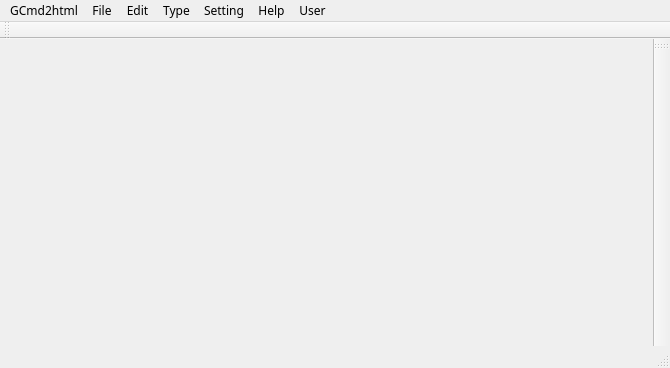
<?xml version="1.0" encoding="UTF-8"?>
<ui version="4.0">
 <class>Notepad</class>
 <widget class="QMainWindow" name="Notepad">
  <property name="geometry">
   <rect>
    <x>0</x>
    <y>0</y>
    <width>670</width>
    <height>368</height>
   </rect>
  </property>
  <property name="font">
   <font>
    <family>Microsoft YaHei</family>
   </font>
  </property>
  <property name="windowTitle">
   <string>Notepad</string>
  </property>
  <property name="windowIcon">
   <iconset resource="resources.qrc">
    <normaloff>:/images/favicon.ico</normaloff>:/images/favicon.ico</iconset>
  </property>
  <widget class="QWidget" name="centralWidget">
   <layout class="QGridLayout" name="gridLayout"/>
  </widget>
  <widget class="QMenuBar" name="menuBar">
   <property name="geometry">
    <rect>
     <x>0</x>
     <y>0</y>
     <width>670</width>
     <height>18</height>
    </rect>
   </property>
   <widget class="QMenu" name="menuFile">
    <property name="title">
     <string>File</string>
    </property>
    <addaction name="actionNew"/>
    <addaction name="actionOpen"/>
    <addaction name="actionSave"/>
    <addaction name="actionSave_as"/>
    <addaction name="separator"/>
    <addaction name="actionPrint"/>
    <addaction name="separator"/>
    <addaction name="actionExit"/>
   </widget>
   <widget class="QMenu" name="menuType">
    <property name="title">
     <string>Type</string>
    </property>
    <addaction name="actionFont"/>
   </widget>
   <widget class="QMenu" name="menu">
    <property name="title">
     <string>Edit</string>
    </property>
    <addaction name="actionUndo"/>
    <addaction name="separator"/>
    <addaction name="actionCut"/>
    <addaction name="actionCopy"/>
    <addaction name="actionPaste"/>
    <addaction name="actionDelete"/>
    <addaction name="separator"/>
    <addaction name="actionFind"/>
    <addaction name="actionReplace"/>
   </widget>
   <widget class="QMenu" name="menuSetting">
    <property name="title">
     <string>Setting</string>
    </property>
    <addaction name="actionOptions"/>
   </widget>
   <widget class="QMenu" name="menuHelp">
    <property name="title">
     <string>Help</string>
    </property>
    <addaction name="actionBlog"/>
    <addaction name="actionReboot"/>
    <addaction name="actionStatics"/>
    <addaction name="actionHide"/>
   </widget>
   <widget class="QMenu" name="menuUser">
    <property name="title">
     <string>User</string>
    </property>
    <addaction name="actionInfo"/>
    <addaction name="separator"/>
   </widget>
   <widget class="QMenu" name="menuGCmd2html">
    <property name="title">
     <string>GCmd2html</string>
    </property>
    <addaction name="actionGCmd2Html"/>
   </widget>
   <addaction name="menuGCmd2html"/>
   <addaction name="menuFile"/>
   <addaction name="menu"/>
   <addaction name="menuType"/>
   <addaction name="menuSetting"/>
   <addaction name="menuHelp"/>
   <addaction name="menuUser"/>
  </widget>
  <widget class="QToolBar" name="mainToolBar">
   <attribute name="toolBarArea">
    <enum>RightToolBarArea</enum>
   </attribute>
   <attribute name="toolBarBreak">
    <bool>false</bool>
   </attribute>
  </widget>
  <widget class="QStatusBar" name="statusBar"/>
  <widget class="QToolBar" name="toolBar">
   <property name="windowTitle">
    <string>toolBar</string>
   </property>
   <attribute name="toolBarArea">
    <enum>TopToolBarArea</enum>
   </attribute>
   <attribute name="toolBarBreak">
    <bool>false</bool>
   </attribute>
  </widget>
  <action name="actionOpen">
   <property name="icon">
    <iconset resource="resources.qrc">
     <normaloff>:/images/images/open.png</normaloff>:/images/images/open.png</iconset>
   </property>
   <property name="text">
    <string>Open(&amp;O)</string>
   </property>
   <property name="shortcut">
    <string>Ctrl+O</string>
   </property>
  </action>
  <action name="actionSave">
   <property name="icon">
    <iconset resource="resources.qrc">
     <normaloff>:/images/images/save.png</normaloff>:/images/images/save.png</iconset>
   </property>
   <property name="text">
    <string>Save(&amp;S)</string>
   </property>
   <property name="toolTip">
    <string>Save(S)</string>
   </property>
   <property name="shortcut">
    <string>Ctrl+S</string>
   </property>
  </action>
  <action name="actionPrint">
   <property name="icon">
    <iconset resource="resources.qrc">
     <normaloff>:/images/images/print.png</normaloff>:/images/images/print.png</iconset>
   </property>
   <property name="text">
    <string>Print(&amp;P)</string>
   </property>
   <property name="toolTip">
    <string>Print(P)</string>
   </property>
   <property name="shortcut">
    <string>Ctrl+P</string>
   </property>
  </action>
  <action name="actionExit">
   <property name="icon">
    <iconset resource="resources.qrc">
     <normaloff>:/images/images/close.png</normaloff>:/images/images/close.png</iconset>
   </property>
   <property name="text">
    <string>Exit</string>
   </property>
  </action>
  <action name="actionNew">
   <property name="icon">
    <iconset resource="resources.qrc">
     <normaloff>:/images/images/new.png</normaloff>:/images/images/new.png</iconset>
   </property>
   <property name="text">
    <string>New(&amp;N)</string>
   </property>
   <property name="toolTip">
    <string>New(N)</string>
   </property>
   <property name="shortcut">
    <string>Ctrl+N</string>
   </property>
  </action>
  <action name="actionFont">
   <property name="icon">
    <iconset resource="resources.qrc">
     <normaloff>:/images/images/font.png</normaloff>:/images/images/font.png</iconset>
   </property>
   <property name="text">
    <string>Font</string>
   </property>
  </action>
  <action name="actionUndo">
   <property name="icon">
    <iconset resource="resources.qrc">
     <normaloff>:/images/images/undo.png</normaloff>:/images/images/undo.png</iconset>
   </property>
   <property name="text">
    <string>Undo(&amp;U)</string>
   </property>
   <property name="shortcut">
    <string>Ctrl+Z</string>
   </property>
  </action>
  <action name="actionCut">
   <property name="icon">
    <iconset resource="resources.qrc">
     <normaloff>:/images/images/cut.png</normaloff>:/images/images/cut.png</iconset>
   </property>
   <property name="text">
    <string>Cut(&amp;T)</string>
   </property>
   <property name="shortcut">
    <string>Ctrl+X</string>
   </property>
  </action>
  <action name="actionCopy">
   <property name="icon">
    <iconset resource="resources.qrc">
     <normaloff>:/images/images/copy.png</normaloff>:/images/images/copy.png</iconset>
   </property>
   <property name="text">
    <string>Copy(&amp;C)</string>
   </property>
   <property name="shortcut">
    <string>Ctrl+C</string>
   </property>
  </action>
  <action name="actionPaste">
   <property name="icon">
    <iconset resource="resources.qrc">
     <normaloff>:/images/images/paste.png</normaloff>:/images/images/paste.png</iconset>
   </property>
   <property name="text">
    <string>Paste(&amp;P)</string>
   </property>
   <property name="shortcut">
    <string>Ctrl+V</string>
   </property>
  </action>
  <action name="actionDelete">
   <property name="icon">
    <iconset resource="resources.qrc">
     <normaloff>:/images/images/delete.png</normaloff>:/images/images/delete.png</iconset>
   </property>
   <property name="text">
    <string>Delete(&amp;L)</string>
   </property>
   <property name="shortcut">
    <string>Del</string>
   </property>
  </action>
  <action name="actionFind">
   <property name="icon">
    <iconset resource="resources.qrc">
     <normaloff>:/images/images/find.png</normaloff>:/images/images/find.png</iconset>
   </property>
   <property name="text">
    <string>Find(&amp;F)</string>
   </property>
   <property name="shortcut">
    <string>Ctrl+F</string>
   </property>
  </action>
  <action name="actionReplace">
   <property name="icon">
    <iconset resource="resources.qrc">
     <normaloff>:/images/images/replace.png</normaloff>:/images/images/replace.png</iconset>
   </property>
   <property name="text">
    <string>Replace(&amp;R)</string>
   </property>
   <property name="shortcut">
    <string>Ctrl+H</string>
   </property>
  </action>
  <action name="actionSave_as">
   <property name="icon">
    <iconset resource="resources.qrc">
     <normaloff>:/images/images/save-as.png</normaloff>:/images/images/save-as.png</iconset>
   </property>
   <property name="text">
    <string>Save as(&amp;A)</string>
   </property>
  </action>
  <action name="actionMD5">
   <property name="text">
    <string>MD5</string>
   </property>
  </action>
  <action name="actionUpdate">
   <property name="icon">
    <iconset resource="resources.qrc">
     <normaloff>:/images/images/update.png</normaloff>:/images/images/update.png</iconset>
   </property>
   <property name="text">
    <string>Update</string>
   </property>
  </action>
  <action name="actionAbout">
   <property name="icon">
    <iconset resource="resources.qrc">
     <normaloff>:/images/images/about.png</normaloff>:/images/images/about.png</iconset>
   </property>
   <property name="text">
    <string>About</string>
   </property>
  </action>
  <action name="actionBlog">
   <property name="icon">
    <iconset resource="resources.qrc">
     <normaloff>:/images/images/blog.png</normaloff>:/images/images/blog.png</iconset>
   </property>
   <property name="text">
    <string>My GitHub</string>
   </property>
  </action>
  <action name="actionDonate">
   <property name="icon">
    <iconset resource="resources.qrc">
     <normaloff>:/images/images/donate.png</normaloff>:/images/images/donate.png</iconset>
   </property>
   <property name="text">
    <string>Donate</string>
   </property>
  </action>
  <action name="actionBase64_Encode">
   <property name="text">
    <string>Base64 Encode</string>
   </property>
  </action>
  <action name="actionBase64_Decode">
   <property name="text">
    <string>Base64 Decode</string>
   </property>
  </action>
  <action name="actionURL_Encode">
   <property name="text">
    <string>URL Encode</string>
   </property>
  </action>
  <action name="actionURL_Decode">
   <property name="text">
    <string>URL Decode</string>
   </property>
  </action>
  <action name="actionConvert_to_Upper">
   <property name="text">
    <string>Convert to Upper</string>
   </property>
  </action>
  <action name="actionConver_to_Lower">
   <property name="text">
    <string>Conver to Lower</string>
   </property>
  </action>
  <action name="actionFirst_Letter_Upper">
   <property name="text">
    <string>First Letter Upper</string>
   </property>
  </action>
  <action name="actionConvert_UL">
   <property name="text">
    <string>Convert UL</string>
   </property>
  </action>
  <action name="actionEntrypt_File">
   <property name="text">
    <string>Entrypt File</string>
   </property>
  </action>
  <action name="actionDecrypt_File">
   <property name="text">
    <string>Decrypt File</string>
   </property>
  </action>
  <action name="actionReboot">
   <property name="icon">
    <iconset resource="resources.qrc">
     <normaloff>:/images/images/reboot .png</normaloff>:/images/images/reboot .png</iconset>
   </property>
   <property name="text">
    <string>Reboot</string>
   </property>
  </action>
  <action name="actionLoginout">
   <property name="icon">
    <iconset resource="resources.qrc">
     <normaloff>:/images/images/loginout.png</normaloff>:/images/images/loginout.png</iconset>
   </property>
   <property name="text">
    <string>Loginout</string>
   </property>
  </action>
  <action name="actionInfo">
   <property name="icon">
    <iconset resource="resources.qrc">
     <normaloff>:/images/images/user.png</normaloff>:/images/images/user.png</iconset>
   </property>
   <property name="text">
    <string>Info</string>
   </property>
  </action>
  <action name="actionStatics">
   <property name="icon">
    <iconset resource="resources.qrc">
     <normaloff>:/images/images/statics.png</normaloff>:/images/images/statics.png</iconset>
   </property>
   <property name="text">
    <string>Statics</string>
   </property>
  </action>
  <action name="actionOptions">
   <property name="text">
    <string>Options</string>
   </property>
  </action>
  <action name="actionHide">
   <property name="icon">
    <iconset resource="resources.qrc">
     <normaloff>:/images/images/hide.png</normaloff>:/images/images/hide.png</iconset>
   </property>
   <property name="text">
    <string>Hide</string>
   </property>
  </action>
  <action name="actionGCmd2Html">
   <property name="icon">
    <iconset resource="resources.qrc">
     <normaloff>:/images/images/user.png</normaloff>:/images/images/user.png</iconset>
   </property>
   <property name="text">
    <string>GCmd2Html</string>
   </property>
   <property name="shortcut">
    <string>Ctrl+G</string>
   </property>
  </action>
 </widget>
 <layoutdefault spacing="6" margin="11"/>
 <resources>
  <include location="resources.qrc"/>
 </resources>
 <connections/>
</ui>
